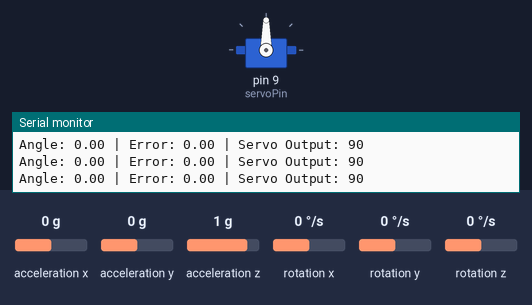
This sketch was run on a simulated Arduino Uno, built with avr-gcc and run on an emulated ATmega328P. Shown: servo, the last lines printed to the serial monitor. Inputs (shaded band) come from the test bench; at power-on: acceleration y 0 g, acceleration z 1 g, acceleration x 0 g, rotation x 0 °/s, rotation y 0 °/s, rotation z 0 °/s.

Above: at 1.2 s.
1.3 s: acceleration y set to -1.4 g
At 2.5 s:
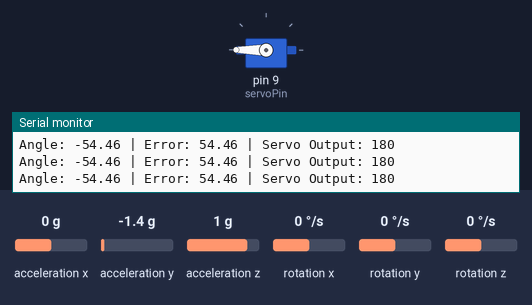
2.8 s: acceleration y set to 0.8 g
At 5.1 s:
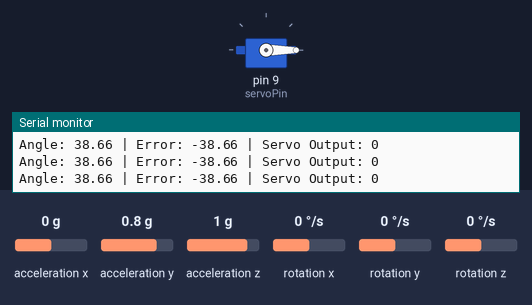
5.8 s: acceleration y set to -0.1 g
8.8 s: acceleration z set to -1.4 g
Timing chart, 0 to 11.8 s (numbered marks = the images above; inputs shaded):
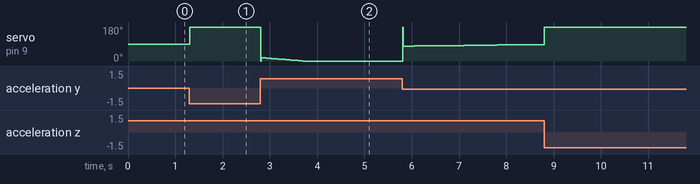

Measured:
- after the input at 1.3 s, servo on pin 9 (servoPin): 90° → 180° at once

The sketch:

Servo_MPU_PID.ino
```cpp
#include <Wire.h>
#include <Servo.h>
#include <MPU6050.h>

// Object declarations
MPU6050 mpu;
Servo myServo;

// PID Tuning Parameters (Adjust these to tune your system)
double kp = 2.5;   // Proportional gain
double ki = 0.5;   // Integral gain
double kd = 1.2;   // Derivative gain

// PID Variables
double setpoint = 0.0; // The target angle we want to maintain (0 degrees = flat)
double error, lastError, cumError, rateError;
unsigned long lastTime;

// Servo configurations
int servoPin = 9;
int servoHome = 90; // Servo center point

void setup() {
  Serial.begin(115200);
  Wire.begin();

  // Initialize MPU6050
  Serial.println("Initializing MPU6050...");
  mpu.initialize();
  if (!mpu.testConnection()) {
    Serial.println("MPU6050 connection failed!");
    while (1);
  }

  // Attach Servo
  myServo.attach(servoPin);
  myServo.write(servoHome);

  lastTime = millis();
}

void loop() {
  // 1. Calculate elapsed time
  unsigned long currentTime = millis();
  double elapsedTime = (double)(currentTime - lastTime) / 1000.0; // Convert to seconds

  if (elapsedTime >= 0.01) { // Run PID loop every 10ms

    // 2. Read sensor data (Getting current Angle from Accelerometer)
    int16_t ax, ay, az;
    mpu.getAcceleration(&ax, &ay, &az);

    // Calculate pitch angle in degrees using atan2
    double currentAngle = atan2(ay, az) * 180.0 / M_PI;

    // 3. Compute PID components
    error = setpoint - currentAngle;              // Present error
    cumError += error * elapsedTime;              // Past accumulated error
    rateError = (error - lastError) / elapsedTime; // Future predicted error

    // Constrain integral to prevent "windup"
    cumError = constrain(cumError, -50, 50);

    // Combine P, I, and D terms
    double pidOutput = (kp * error) + (ki * cumError) + (kd * rateError);

    // 4. Drive the Servo
    // Move servo relative to its home position based on PID calculation
    int newServoPosition = servoHome + pidOutput;
    newServoPosition = constrain(newServoPosition, 0, 180); // Keep within hardware limits

    myServo.write(newServoPosition);

    // 5. Save state for next iteration
    lastError = error;
    lastTime = currentTime;

    // Debugging print
    Serial.print("Angle: "); Serial.print(currentAngle);
    Serial.print(" | Error: "); Serial.print(error);
    Serial.print(" | Servo Output: "); Serial.println(newServoPosition);
  }
}
```
